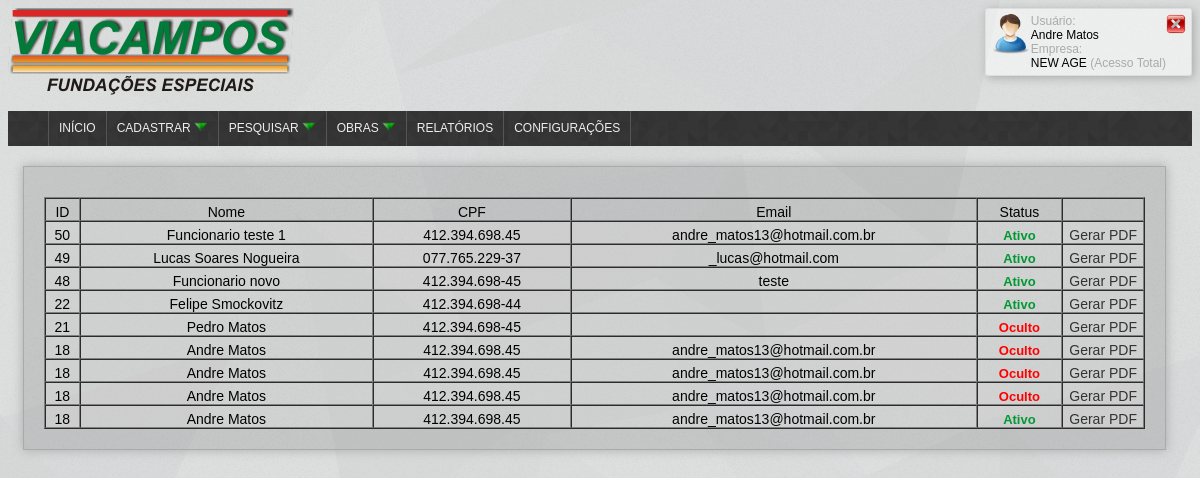
The app's page /reports/funcionario.php (signed in) with its own data.
### tables this page shows
CREATE TABLE IF NOT EXISTS `funcionario` (
  `id_tabela` int(11) NOT NULL,
  `cod_serie` varchar(255) NOT NULL,
  `id` int(11) NOT NULL,
  `nome` varchar(255) NOT NULL,
  `cpf` varchar(14) NOT NULL,
  `rg` varchar(12) NOT NULL,
  `org_em_rg` varchar(255) NOT NULL,
  `data_em_rg` date NOT NULL,
  `num_tit_eleitor` varchar(30) NOT NULL,
  `data_nasc` date NOT NULL,
  `telefone` varchar(15) NOT NULL,
  `email` varchar(255) NOT NULL,
  `email_empresa` varchar(255) NOT NULL,
  `senha` varchar(255) NOT NULL,
  `is_admin` int(11) NOT NULL,
  `id_cbo` int(11) NOT NULL,
  `id_endereco` int(11) NOT NULL,
  `id_turno` int(11) NOT NULL,
  `id_empresa` int(11) NOT NULL,
  `id_empresa_filial` int(11) NOT NULL,
  `id_supervisor` int(11) NOT NULL,
  `id_dados_bancarios` int(11) NOT NULL,
  `data_adm` date NOT NULL COMMENT 'Data de admissão',
  `data_dem` date NOT NULL COMMENT 'Data de demissão',
  `salario_base` double NOT NULL,
  `qtd_horas_sem` int(11) NOT NULL,
  `num_cart_trab` varchar(50) NOT NULL,
  `num_serie_cart_trab` varchar(50) NOT NULL,
  `id_uf_cart_trab` int(11) NOT NULL COMMENT 'id do estado',
  `num_pis` varchar(20) NOT NULL,
  `data_ini` date NOT NULL COMMENT 'data inicio da validade do registro',
  `data_fim` date NOT NULL COMMENT 'data fim da validade do registro',
  `oculto` int(11) NOT NULL
);

### reports/funcionario.php (the view, shortened to what this page needs)
<html>
<head>
   <link rel="stylesheet" type="text/css" href="../administrator/style.css">
</head>
<body>
            <?php include_once("../view/topo.php"); ?>
            <div class="formulario" style="width:93%">
	            <div class="content-right" >
	            	<?php
					$busca = mysql_query("SELECT * FROM funcionario WHERE id_empresa = '".$_SESSION['id_empresa']."' ORDER BY id DESC")or die(mysql_error());
					if(mysql_num_rows($busca) > 0)
					{
					?>
						<table width="100%" border="1" cellpadding="0" cellspacing="0" id="listacliente" style="text-align:center; font-size: 14px;">
							<tr>
								<td>ID</td><td>Nome</td><td>CPF</td><td>Email</td><td>Status</td><td></td>
							</tr>
							<?php
							while ($ver = mysql_fetch_assoc($busca)){
							?>
							<tr align="center" valign="middle" style="background-color:rgba(255,255,255,0.2);" onMouseOver="style.backgroundColor='rgba(255,255,255,0.7)'" onMouseOut="style.backgroundColor='rgba(255,255,255,0.2)'">
								<td ><?php echo $ver['id']; ?></td>
								<td ><?php echo $ver['nome']; ?></td>
								<td ><?php echo $ver['cpf']; ?></td>
								<td ><?php echo $ver['email']; ?></td>
								<td ><?php $ver['oculto']=='1' ? print '<strong><span style="color:red">Oculto</span></strong>' : print '<strong><span style="color:#093">Ativo</span></strong>'; ?>
								</td>
								<td width="80">
									<a href="relatorio.php?rel=funcionario&id=<?php echo $ver['id']; ?>" title="Gerar PDF"
									target="_self">Gerar PDF</a>
								</td>
							</tr>
							<?php }  ?>
						</table>
					<?php
					}else{
						print 'Sem Registros';
						}
					?>
	            </div>
	        </div>
</body>
</html>

### view/topo.php
<?php
	if($_SESSION['nivel_acesso'] == 0){
		$nivel_acesso = "Acesso Total";
	}else if($_SESSION['nivel_acesso'] == 1){
		$nivel_acesso = "Acesso ViaCampos";
	}else{
		$nivel_acesso = "Acesso ControlPonto";
	}
 ?>
<div style="width:100%; float:left;" >
	<div class="img" style="float:left"><img src="../images/logo75mm.png"></div>
	<div class="box-login" style="">
		<div style="float:left"><img src="../images/user.png" width="40px"></div>
		<div class="nome-box-login" style=""><span style="">Usuário:<br /></span><?php echo $_SESSION["user"]; ?><br /><span style="">Empresa:<br /></span><?php echo $_SESSION['empresa']."<span> (".$nivel_acesso.")</span>" ?></div>
		<div style="float:right;"><a title="Clique para sair" href="logout.php"><img src="../images/fechar.png" width="20px"></a></div>
	</div>
</div>
<div style="float:left; width:100%">
 	<div class="menu">
		<div class="menu">
	         <?php include_once("../view/menu_admin.php"); ?>
	    </div>
	</div>
</div>

### view/menu_admin.php (shortened to what this page needs)
<ul class="menu-list">
    <li style="border-left: 1px solid#565656;"><a href='/viacampos/administrator/principal.php'>Início</a></li>
    <li>
      <a style=""><span style="float:left">Cadastrar </span><img style="float:left; margin-top:-2px; margin-left:2px;" src="../images/downarrow_1246.png" width="15px;"></a>
    </li>
    <li>
      <a style=""><span style="float:left">Pesquisar </span><img style="float:left; margin-left:2px; margin-top:-2px;" src="../images/downarrow_1246.png" width="15px;"></a>
    </li>
    <?php if($_SESSION['nivel_acesso'] == 0 || $_SESSION['nivel_acesso'] == 1){ ?>
      <li>
        <a style=""><span style="float:left">Obras </span><img style="float:left; margin-left:2px; margin-top:-2px;" src="../images/downarrow_1246.png" width="15px;"></a>
      </li>
    <?php } ?>
    <li><a href="/viacampos/administrator/define_relatorio.php">Relatórios</a></li>
    <li><a href="/viacampos/administrator/configuracoes.php">Configurações</a></li>
</ul>

### administrator/style.css (style rules this page uses)
body { background: url("../images/shattered.png"); font-family: Arial; }
body span, body table tr td span { font-size: 13px; }
.box-login { border: 1px solid#ddd; border-radius:3px; float:right; background-color:rgba(255,255,255,0.5); padding:5px; box-shadow: 2px 2px 10px #aaa; }
.nome-box-login { float:left; }
.nome-box-login { font-size:12px; }
.nome-box-login span { color:#aaa; font-size:12px; }
.menu { background: url("../images/footer_lodyas.png"); background-size: 200px; border-radius:1px; }
.menu .menu-list { list-style: none; }
.menu > .menu-list > li { float: left; position: relative; border-right: 1px solid#565656; }
.menu > .menu-list > li > a { padding: 10px; }
.menu .menu-list, .menu .sub-menu { list-style: none; }
.menu a, .menu a span { color: #eee; text-decoration: none; display: block; cursor: pointer; text-transform: uppercase; font-size: 12px; font-weight: 500; height:15px; }
.menu > .menu-list > li { float: left; position: relative; }
.menu:after { content: '.'; display: block; clear: both; visibility: hidden; line-height: 0; height: 0; }
.formulario table { margin-top: 10px; }
.formulario table td { padding-top:5px; }
.formulario { padding:20px; box-shadow: 0px 0px 10px #aaa; float: left; margin-top: 20px; margin-left: 15px; border: 1px solid#aaa; margin-bottom: 20px; width: 500px; text-align: center; background-color: rgba(100,100,100,0.2); }
.formulario a { text-decoration: none; color: #333; }

### records on screen
funcionario: id "50", nome "Funcionario teste 1", cpf "412.394.698.45", email "andre_matos13@hotmail.com.br"
funcionario: id "49", nome "Lucas Soares Nogueira", cpf "077.765.229-37", email "_lucas@hotmail.com"
funcionario: id "48", nome "Funcionario novo", cpf "412.394.698-45", email "teste"
funcionario: id "22", nome "Felipe Smockovitz", cpf "412.394.698-44"
funcionario: id "21", nome "Pedro Matos", cpf "412.394.698-45"
funcionario: id "18", nome "Andre Matos", cpf "412.394.698.45", email "andre_matos13@hotmail.com.br"
funcionario: id "18", nome "Andre Matos", cpf "412.394.698.45", email "andre_matos13@hotmail.com.br"
funcionario: id "18", nome "Andre Matos", cpf "412.394.698.45", email "andre_matos13@hotmail.com.br"
funcionario: id "18", nome "Andre Matos", cpf "412.394.698.45", email "andre_matos13@hotmail.com.br"

### other values on screen
$_SESSION["user"] "Andre Matos"
$_SESSION['empresa'] "NEW AGE"
$nivel_acesso "Acesso Total"
